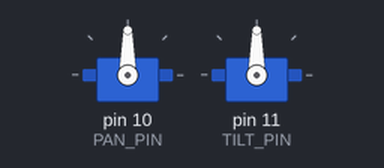
Bench run of a sketch on a simulated Arduino Uno, built with avr-gcc and run on an emulated ATmega328P. On the bench: 2 × servo.

Above: at 0.1 s.
At 1.6 s:
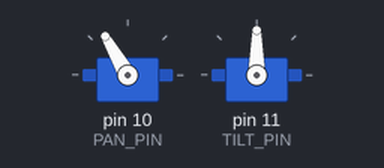
At 2.6 s:
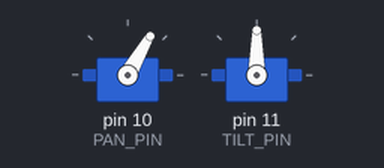
At 5.1 s:
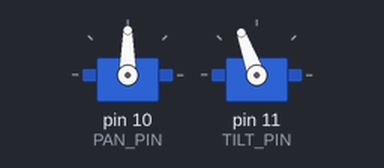
Timing chart, 0 to 8.5 s (numbered marks = the images above):
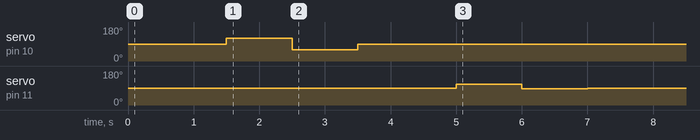

The sketch:

panTiltTest.ino
```cpp
#include <Servo.h>

Servo panServo;
Servo tiltServo;

const int PAN_PIN = 10;
const int TILT_PIN = 11;

void setup() {
  // Start both servos at center
  panServo.attach(PAN_PIN);
  tiltServo.attach(TILT_PIN);

  panServo.write(90);
  tiltServo.write(90);
  delay(1500);
// Safe pan test
panServo.write(120);
delay(1000);
panServo.write(60);
delay(1000);
panServo.write(90);
delay(1500);

// Safe tilt test
tiltServo.write(110);  // Up
delay(1000);
tiltServo.write(85);   // Maximum safe downward tilt
delay(1000);
tiltServo.write(90);   // Center
delay(1000);

  // Stop sending movement commands
  panServo.detach();
  tiltServo.detach();
}

void loop() {
  // Test runs only once
}
```
